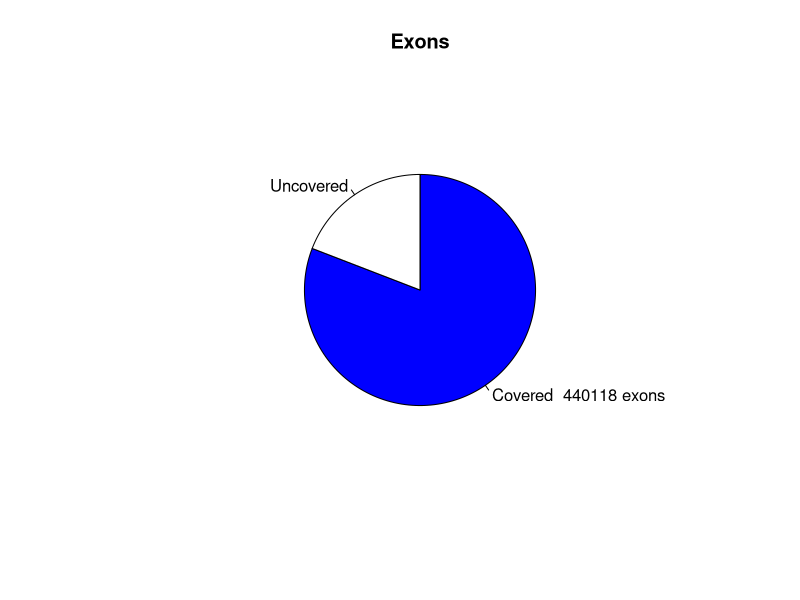

Write R code to recreate this figure.
png("/rds/user/is460/hpc-work/muscle-rnaseq/ezbamqc/output/figs/srpk3_wt_ttnb_het_1.read_distr_pie.png",width=500,height=500,units="px")
pie(c(440118,104190),labels=c("Covered  440118 exons","Uncovered"),main="Exons",radius=0.6,clockwise=T,col=c("blue","white"))
dev.state = dev.off()
